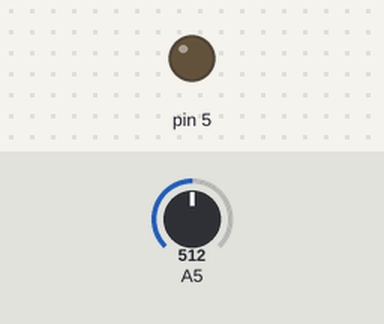
This sketch was run on a simulated Arduino Uno, built with avr-gcc and run on an emulated ATmega328P. On the bench: output pins drawn as LEDs (lit = HIGH). Inputs (shaded band) come from the test bench; at power-on: A5 = 512.

Above: at 1.2 s.
1.3 s: A5 set to 716
At 2.1 s:
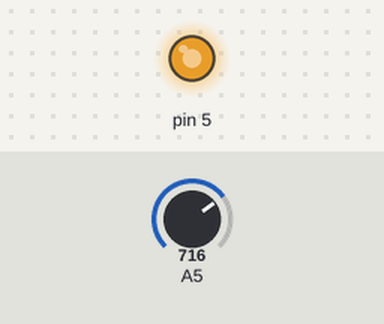
2.8 s: A5 set to 760
At 3.1 s:
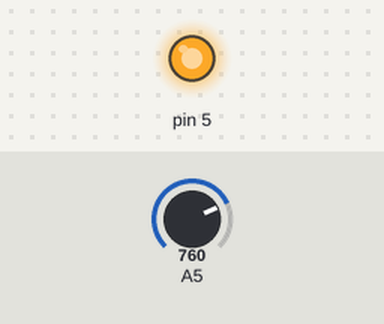
4.3 s: A5 set to 768
At 5.4 s:
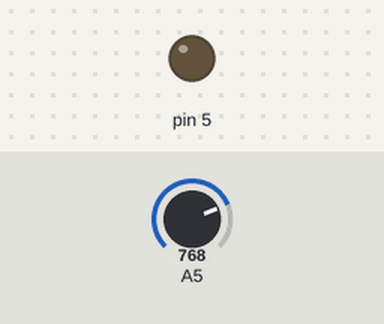
5.8 s: A5 set to 900
At 6.8 s:
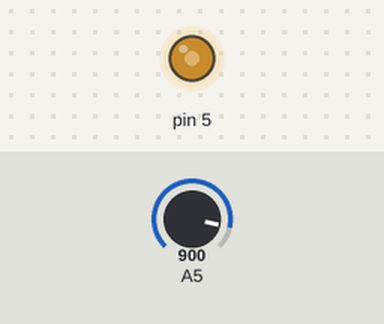
7.3 s: A5 set to 306
At 7.9 s:
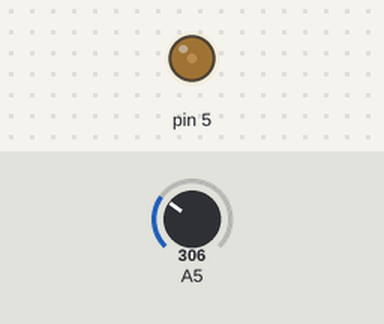
8.8 s: A5 set to 0
At 10.1 s:
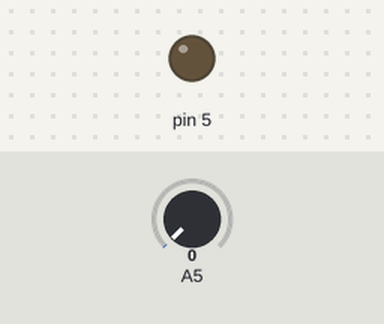
Timing chart, 0 to 11.3 s (numbered marks = the images above; inputs shaded):
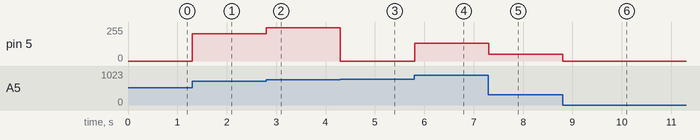

The sketch:

codigo.ino
```cpp
void setup()
{
  pinMode(A5, INPUT);
  pinMode(5, OUTPUT);
}

void loop()
{
  analogWrite(5, analogRead(A5));
  delay(10);
}
```

Measured:
- the behaviour switches between 767 and 768 on A5 (found by bisection; images 2 and 3)
- after the input at 1.3 s, pin 5: 0/255 → 204/255 at once
- after the input at 2.8 s, pin 5: 204/255 → 248/255 at once
- after the input at 4.3 s, pin 5: 248/255 → 0/255 at once
- after the input at 5.8 s, pin 5: 0/255 → 132/255 at once
- after the input at 7.3 s, pin 5: 132/255 → 50/255 at once
- after the input at 8.8 s, pin 5: 50/255 → 0/255 at once
